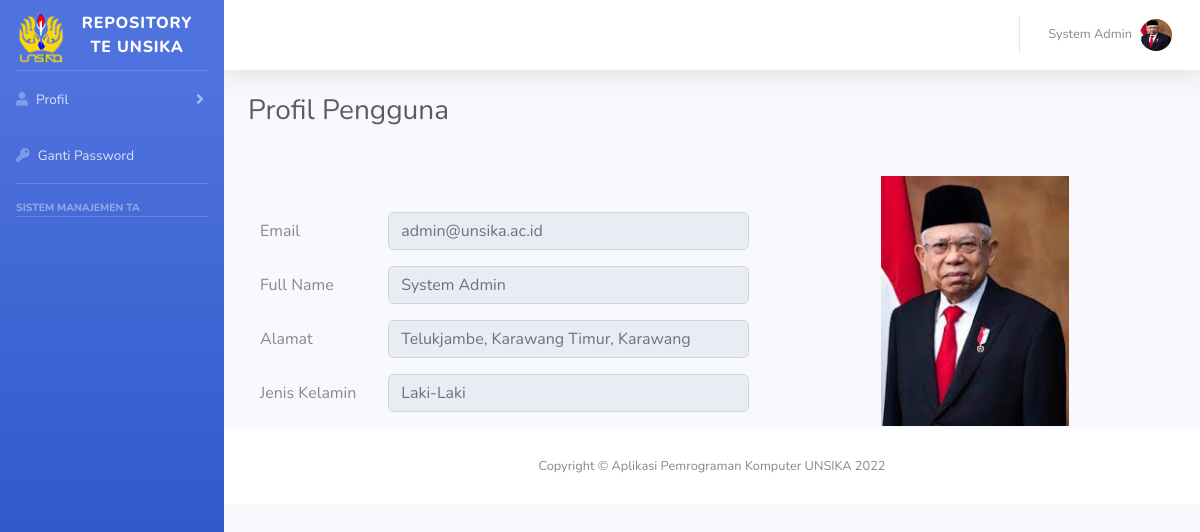
The page /dashboard/profil.php?id=1 on the database its author committed.
### tables this page shows
CREATE TABLE `user` (
  `id` int(9) NOT NULL,
  `nama` varchar(255) NOT NULL,
  `email` varchar(255) NOT NULL,
  `password` varchar(255) NOT NULL,
  `gender` int(2) NOT NULL,
  `address` varchar(255) NOT NULL,
  `path` varchar(255) NOT NULL,
  `role` int(2) NOT NULL,
  `NID` varchar(30) NOT NULL
);

### query.php (called while the page is built, shortened)
<?php
include 'koneksi.php';
$id = $_GET['id'];
$query_mysql = mysqli_query($host, "SELECT * FROM `user` WHERE `id` LIKE '$id'") or die(mysqli_error($host));
$data = mysqli_fetch_array($query_mysql);
$nama = $data['nama'];
$foto = $data['path'];

### dashboard/profil.php (the view, shortened to what this page needs)
<?php
include "template/sidebar.php";
include 'template/header.php';
?>
<div class="container-fluid">
    <h1 class="h3 mb-4 text-gray-800">Profil Pengguna</h1>
    <form action=" editfcn.php" method="GET">
        <div class="row">
            <div class="col-lg-10">
            <div> <input style="opacity:0" name="id" value="<?php echo $_GET['id'] ?>"></div>
            <div> <input style="opacity:0" name="role" value=""></div>
            <div class="col-lg-8" style="margin-top: -2vw;">
                <div class="form-group row">
                    <label for="email" class="col-sm-3 col-form-label">Email</label>
                    <div class="col-sm-9">
                        <input type="text" class="form-control" id="email" name="email" value="<?php echo $data['email']; ?>" readonly>
                    </div>
                </div>
                <div class="form-group row">
                    <label for="name" class="col-sm-3 col-form-label">Full Name</label>
                    <div class="col-sm-9">
                        <input type="text" class="form-control" id="name" name="name" value="<?php echo $data['nama']; ?>" readonly>
                    </div>
                </div>
                <div class="form-group row">
                    <label for="alamat" class="col-sm-3 col-form-label">Alamat</label>
                    <div class="col-sm-9">
                        <input type="text" class="form-control" id="alamat" name="alamat" value="<?php echo $data['address']; ?>" readonly>
                    </div>
                </div>
                <div class="form-group row">
                    <label for="jenis_kelamin" class="col-sm-3 col-form-label">Jenis Kelamin</label>
                    <div class="col-sm-9">
                        <input type="text" class="form-control" id="jenis_kelamin" name="jenis_kelamin" value="<?php
                                                                                                                if ($data['gender'] == 1) {
                                                                                                                    echo "Laki-Laki";
                                                                                                                } else {
                                                                                                                    echo "Perempuan";
                                                                                                                };
                                                                                                                ?>" readonly>
                    </div>
                </div>
                                                                                                            </div>
        </div>
        <div class="col-lg-2" style="margin-left:-10rem">
            <img src="img/<?php echo $foto ?>" alt="" height="250rem">
            </div>
    </form>
</div>
</div>
<?php
include 'template/footer.php'
?>

### dashboard/template/header.php (shortened to what this page needs)
<div id="content-wrapper" class="d-flex flex-column">
    <div id="content">
                    <nav class="navbar navbar-expand navbar-light bg-white topbar mb-4 static-top shadow">
                        <ul class="navbar-nav ml-auto">
                            <li class="nav-item dropdown no-arrow">
                                <a class="nav-link dropdown-toggle" href="login.php" id="userDropdown" role="button"
                                    data-toggle="dropdown" aria-haspopup="true" aria-expanded="false">
                                    <span class="mr-2 d-none d-lg-inline text-gray-600 small"><?php echo $nama  ?></span>
                                    <img class="img-profile rounded-circle"
                                        src="img/<?php echo $foto ?>">
                                </a>
                            </li>
                        </ul>
                    </nav>

### rows shown on the page
user: nama "System Admin", path (picture), email "admin@unsika.ac.id", name "System Admin", alamat "Telukjambe, Karawang Timur, Karawang", jenis_kelamin "Laki-Laki"
